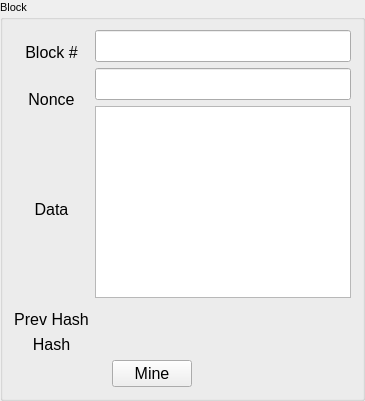
            <widget class="QGroupBox" name="groupBox_4">
             <property name="font">
              <font>
               <pointsize>8</pointsize>
              </font>
             </property>
             <property name="title">
              <string>Block</string>
             </property>
             <layout class="QVBoxLayout" name="verticalLayout_25">
              <item>
               <layout class="QHBoxLayout" name="horizontalLayout_17">
                <item>
                 <layout class="QVBoxLayout" name="verticalLayout_26">
                  <item>
                   <spacer name="verticalSpacer_47">
                    <property name="orientation">
                     <enum>Qt::Vertical</enum>
                    </property>
                    <property name="sizeType">
                     <enum>QSizePolicy::Maximum</enum>
                    </property>
                    <property name="sizeHint" stdset="0">
                     <size>
                      <width>20</width>
                      <height>13</height>
                     </size>
                    </property>
                   </spacer>
                  </item>
                  <item>
                   <widget class="QLabel" name="label_57">
                    <property name="font">
                     <font>
                      <pointsize>12</pointsize>
                     </font>
                    </property>
                    <property name="text">
                     <string>Block #</string>
                    </property>
                    <property name="alignment">
                     <set>Qt::AlignCenter</set>
                    </property>
                   </widget>
                  </item>
                  <item>
                   <spacer name="verticalSpacer_48">
                    <property name="orientation">
                     <enum>Qt::Vertical</enum>
                    </property>
                    <property name="sizeType">
                     <enum>QSizePolicy::Maximum</enum>
                    </property>
                    <property name="sizeHint" stdset="0">
                     <size>
                      <width>20</width>
                      <height>22</height>
                     </size>
                    </property>
                   </spacer>
                  </item>
                  <item>
                   <widget class="QLabel" name="label_58">
                    <property name="font">
                     <font>
                      <pointsize>12</pointsize>
                     </font>
                    </property>
                    <property name="text">
                     <string>Nonce</string>
                    </property>
                    <property name="alignment">
                     <set>Qt::AlignCenter</set>
                    </property>
                   </widget>
                  </item>
                  <item>
                   <spacer name="verticalSpacer_49">
                    <property name="orientation">
                     <enum>Qt::Vertical</enum>
                    </property>
                    <property name="sizeHint" stdset="0">
                     <size>
                      <width>20</width>
                      <height>40</height>
                     </size>
                    </property>
                   </spacer>
                  </item>
                  <item>
                   <widget class="QLabel" name="label_59">
                    <property name="font">
                     <font>
                      <pointsize>12</pointsize>
                     </font>
                    </property>
                    <property name="text">
                     <string>Data</string>
                    </property>
                    <property name="alignment">
                     <set>Qt::AlignCenter</set>
                    </property>
                   </widget>
                  </item>
                  <item>
                   <spacer name="verticalSpacer_50">
                    <property name="orientation">
                     <enum>Qt::Vertical</enum>
                    </property>
                    <property name="sizeHint" stdset="0">
                     <size>
                      <width>20</width>
                      <height>40</height>
                     </size>
                    </property>
                   </spacer>
                  </item>
                  <item>
                   <widget class="QLabel" name="label_60">
                    <property name="font">
                     <font>
                      <pointsize>12</pointsize>
                     </font>
                    </property>
                    <property name="text">
                     <string>Prev Hash</string>
                    </property>
                    <property name="alignment">
                     <set>Qt::AlignCenter</set>
                    </property>
                   </widget>
                  </item>
                  <item>
                   <widget class="QLabel" name="label_61">
                    <property name="font">
                     <font>
                      <pointsize>12</pointsize>
                     </font>
                    </property>
                    <property name="text">
                     <string>Hash</string>
                    </property>
                    <property name="alignment">
                     <set>Qt::AlignCenter</set>
                    </property>
                   </widget>
                  </item>
                 </layout>
                </item>
                <item>
                 <layout class="QVBoxLayout" name="verticalLayout_27">
                  <item>
                   <widget class="QLineEdit" name="lineEdit_17">
                    <property name="font">
                     <font>
                      <pointsize>15</pointsize>
                     </font>
                    </property>
                   </widget>
                  </item>
                  <item>
                   <widget class="QLineEdit" name="lineEdit_18">
                    <property name="font">
                     <font>
                      <pointsize>15</pointsize>
                     </font>
                    </property>
                   </widget>
                  </item>
                  <item>
                   <widget class="QTextEdit" name="textEdit_9">
                    <property name="font">
                     <font>
                      <pointsize>18</pointsize>
                     </font>
                    </property>
                   </widget>
                  </item>
                  <item>
                   <spacer name="verticalSpacer_51">
                    <property name="orientation">
                     <enum>Qt::Vertical</enum>
                    </property>
                    <property name="sizeType">
                     <enum>QSizePolicy::Maximum</enum>
                    </property>
                    <property name="sizeHint" stdset="0">
                     <size>
                      <width>20</width>
                      <height>10</height>
                     </size>
                    </property>
                   </spacer>
                  </item>
                  <item>
                   <widget class="QLabel" name="label_62">
                    <property name="font">
                     <font>
                      <pointsize>8</pointsize>
                     </font>
                    </property>
                    <property name="cursor">
                     <cursorShape>IBeamCursor</cursorShape>
                    </property>
                    <property name="text">
                     <string/>
                    </property>
                    <property name="alignment">
                     <set>Qt::AlignCenter</set>
                    </property>
                    <property name="textInteractionFlags">
                     <set>Qt::LinksAccessibleByMouse|Qt::TextSelectableByMouse</set>
                    </property>
                   </widget>
                  </item>
                  <item>
                   <spacer name="verticalSpacer_52">
                    <property name="orientation">
                     <enum>Qt::Vertical</enum>
                    </property>
                    <property name="sizeType">
                     <enum>QSizePolicy::Fixed</enum>
                    </property>
                    <property name="sizeHint" stdset="0">
                     <size>
                      <width>20</width>
                      <height>6</height>
                     </size>
                    </property>
                   </spacer>
                  </item>
                  <item>
                   <widget class="QLabel" name="label_63">
                    <property name="font">
                     <font>
                      <pointsize>8</pointsize>
                     </font>
                    </property>
                    <property name="cursor">
                     <cursorShape>IBeamCursor</cursorShape>
                    </property>
                    <property name="text">
                     <string/>
                    </property>
                    <property name="alignment">
                     <set>Qt::AlignCenter</set>
                    </property>
                    <property name="textInteractionFlags">
                     <set>Qt::LinksAccessibleByMouse|Qt::TextSelectableByMouse</set>
                    </property>
                   </widget>
                  </item>
                  <item>
                   <spacer name="verticalSpacer_53">
                    <property name="orientation">
                     <enum>Qt::Vertical</enum>
                    </property>
                    <property name="sizeType">
                     <enum>QSizePolicy::Fixed</enum>
                    </property>
                    <property name="sizeHint" stdset="0">
                     <size>
                      <width>20</width>
                      <height>2</height>
                     </size>
                    </property>
                   </spacer>
                  </item>
                 </layout>
                </item>
               </layout>
              </item>
              <item>
               <layout class="QHBoxLayout" name="horizontalLayout_18">
                <item>
                 <spacer name="horizontalSpacer_17">
                  <property name="orientation">
                   <enum>Qt::Horizontal</enum>
                  </property>
                  <property name="sizeType">
                   <enum>QSizePolicy::Maximum</enum>
                  </property>
                  <property name="sizeHint" stdset="0">
                   <size>
                    <width>98</width>
                    <height>20</height>
                   </size>
                  </property>
                 </spacer>
                </item>
                <item>
                 <widget class="QPushButton" name="pushButton_9">
                  <property name="font">
                   <font>
                    <pointsize>12</pointsize>
                   </font>
                  </property>
                  <property name="cursor">
                   <cursorShape>PointingHandCursor</cursorShape>
                  </property>
                  <property name="text">
                   <string>Mine</string>
                  </property>
                 </widget>
                </item>
                <item>
                 <spacer name="horizontalSpacer_18">
                  <property name="orientation">
                   <enum>Qt::Horizontal</enum>
                  </property>
                  <property name="sizeType">
                   <enum>QSizePolicy::Expanding</enum>
                  </property>
                  <property name="sizeHint" stdset="0">
                   <size>
                    <width>40</width>
                    <height>20</height>
                   </size>
                  </property>
                 </spacer>
                </item>
               </layout>
              </item>
             </layout>
            </widget>
